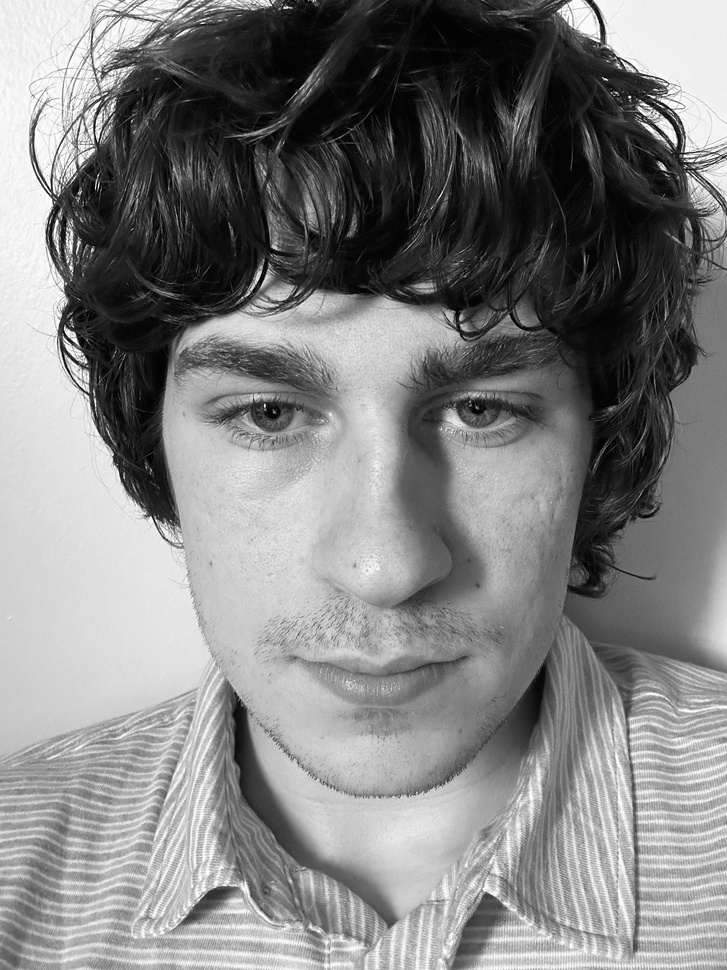
//> input picture data/reference_faces/face_2.jpg, 727 x 970 px, shrunk from 2316 x 3088 before the run; its folder holds 4 pictures in this run; the run also reads 1 picture not shown here
$ ./face_recognition_demo   (built with g++ and OpenCV 4)
//> lines starting //> are read from the running program, lines starting //| are printed output that depends on the picture; pictures that were not available may be replaced by others from this repository, and a replacement may not be noted
#include <opencv2/opencv.hpp>
#include <opencv2/face.hpp>
#include <iostream>
#include <vector>
#include <filesystem> // Add this header for directory_iterator
#include <string>

using namespace cv;
using namespace cv::face;
using namespace std;
namespace fs = std::filesystem;

const string CASCADE_PATH = "/home/henry/Projects/IRC_1/data/haarcascade_frontalface_default.xml";
const string REFERENCE_FACES_DIR = "/home/henry/Projects/IRC_1/data/reference_faces";

const int MATCH_THRESHOLD = 30; // Adjust this value as needed

int main() {
    // Load Haar Cascade Classifier
    CascadeClassifier faceCascade;
    if (!faceCascade.load(CASCADE_PATH)) {
        cerr << "Error loading face cascade.\n";
        return -1;
    }

    // Load LBPH model and train with reference faces
    Ptr<LBPHFaceRecognizer> recognizer = LBPHFaceRecognizer::create();
    vector<Mat> images;
    vector<int> labels;

    // Read reference faces from directory
    try {
        // Load images and labels directly without using read_csv
        for (const auto& entry : fs::directory_iterator(REFERENCE_FACES_DIR)) {
            if (entry.path().extension() == ".png" || entry.path().extension() == ".jpg") {
                Mat img = imread(entry.path().string(), IMREAD_GRAYSCALE);
//> img is the input picture: 970 rows x 727 cols, CV_8UC1; min 0, max 255, mean 129.6
                images.push_back(img);
                // Get label from filename by parsing
                string filename = entry.path().filename().stem();
                size_t pos = filename.find_last_of("_");
                int label = stoi(filename.substr(pos + 1));
                labels.push_back(label);
            }
        }

        // Convert labels to the correct format (CV_32SC1)
        Mat labelsMat(labels.size(), 1, CV_32SC1);
        for (int i = 0; i < labels.size(); ++i) {
            labelsMat.at<int>(i, 0) = labels[i];
        }

        recognizer->train(images, labelsMat);
    } catch (const cv::Exception& e) {
        cerr << "Error training LBPH model: " << e.what() << endl;
        return -1;
    }

    // Open camera
    VideoCapture capture(0);
    if (!capture.isOpened()) {
        cerr << "Error opening camera.\n";
        return -1;
    }

    Mat frame;
    int totalFaces = 0;
    int matchedFaces = 0;
    while (true) {
        capture >> frame;
        if (frame.empty()) {
            cerr << "No frame captured.\n";
            break;
        }

        // Convert frame to grayscale
        Mat grayFrame;
        cvtColor(frame, grayFrame, COLOR_BGR2GRAY);
        equalizeHist(grayFrame, grayFrame);
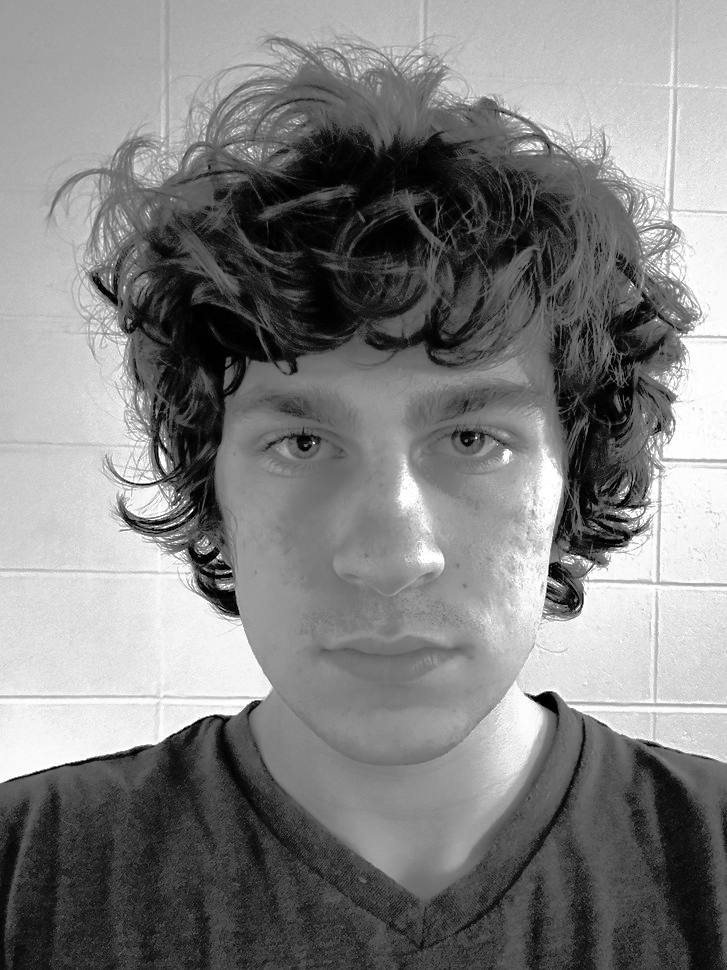
//> grayFrame: 970 rows x 727 cols, CV_8UC1; min 0, max 255, mean 128.4

        // Detect faces using Haar Cascade Classifier
        vector<Rect> faces;
        faceCascade.detectMultiScale(grayFrame, faces);
//> faces = 1 Rect (x, y, width, height): [170, 288, 434, 434]

        totalFaces = faces.size();
//> totalFaces = 1
        matchedFaces = 0;

        for (const Rect& faceRect : faces) {
            // Extract face region for recognition
            Mat faceROI = grayFrame(faceRect);

            // Perform face recognition
            int label;
            double confidence;
            recognizer->predict(faceROI, label, confidence);

            // Display recognition result
            string labelString = (confidence <= MATCH_THRESHOLD) ? "Match" : "No Match";

            if (confidence <= MATCH_THRESHOLD) {
                matchedFaces++;
            }

            Scalar color = (confidence <= MATCH_THRESHOLD) ? Scalar(0, 255, 0) : Scalar(0, 0, 255);

            // Draw rectangle around the face with matching color
            rectangle(frame, faceRect, color, 2);

            // Display label string
            putText(frame, labelString, Point(faceRect.x, faceRect.y - 5), FONT_HERSHEY_SIMPLEX, 0.8, color, 2);
        }
//> this loop made 1 pass
//> (faceRect, label, confidence, labelString, matchedFaces, color) on pass 1: (Rect(170, 288, 434, 434), 1, 29.28, "Match", 1, Scalar(0, 255))
//> pass 1, `Mat faceROI = grayFrame(faceRect);`:
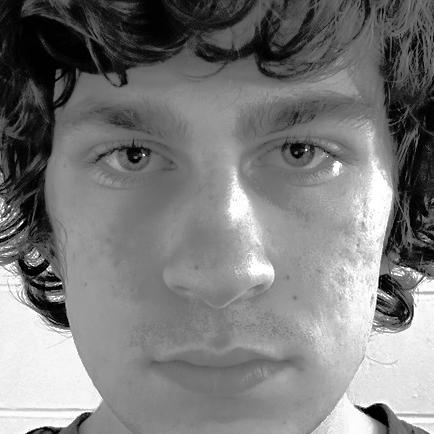
//> faceROI: 434 rows x 434 cols, CV_8UC1; min 0, max 255, mean 123.1
//> after the loop, matchedFaces = 1

        // Display frame
        string info = "Total Faces: " + to_string(totalFaces) + "   Matched Faces: " + to_string(matchedFaces);
//> info = "Total Faces: 1   Matched Faces: 1"

        // Draw yellow box behind the text
        int baseline = 0;
        Size textSize = getTextSize(info, FONT_HERSHEY_SIMPLEX, 0.8, 2, &baseline);
//> baseline = 8; textSize = Size(446, 18)
        rectangle(frame, Point(5, frame.rows - textSize.height - 10), Point(5 + textSize.width + 10, frame.rows - 5), Scalar(0, 255, 255), FILLED);
        putText(frame, info, Point(10, frame.rows - 10), FONT_HERSHEY_SIMPLEX, 0.8, Scalar(255, 0, 255), 2);
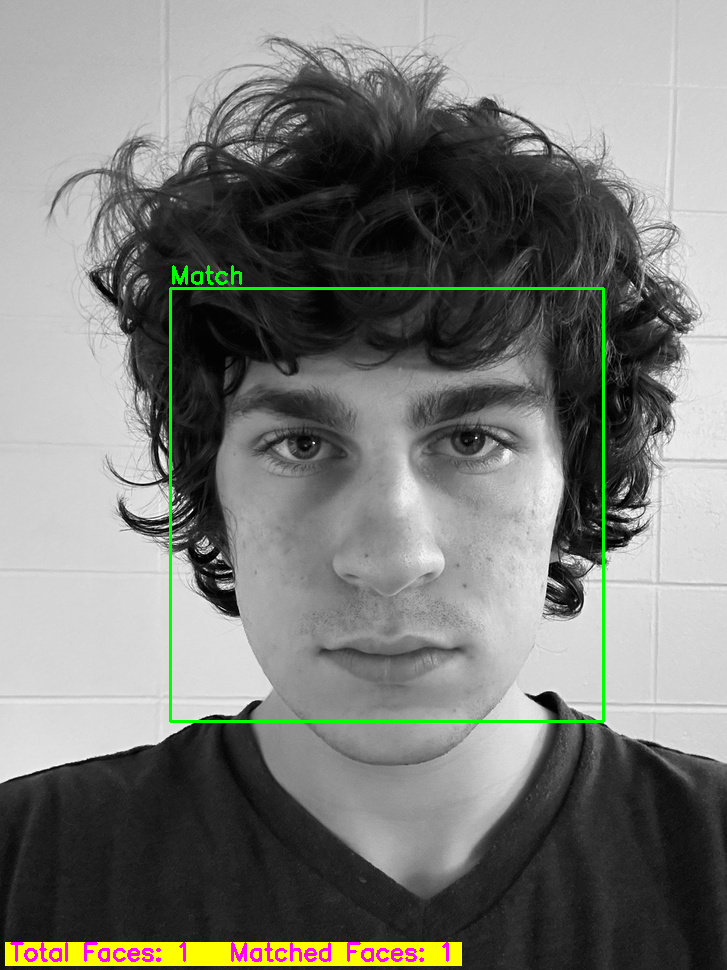
//> frame: 970 rows x 727 cols, CV_8UC3; mean B, G, R 120.2, 124.4, 123.2

        // Show frame
        imshow("Face Recognition", frame);

        // Check for ESC key press
        char c = (char)waitKey(10);
//> the Esc key is pressed
        if (c == 27) {
            break;
        }
    }

    capture.release();
    destroyAllWindows();
    return 0;
}
